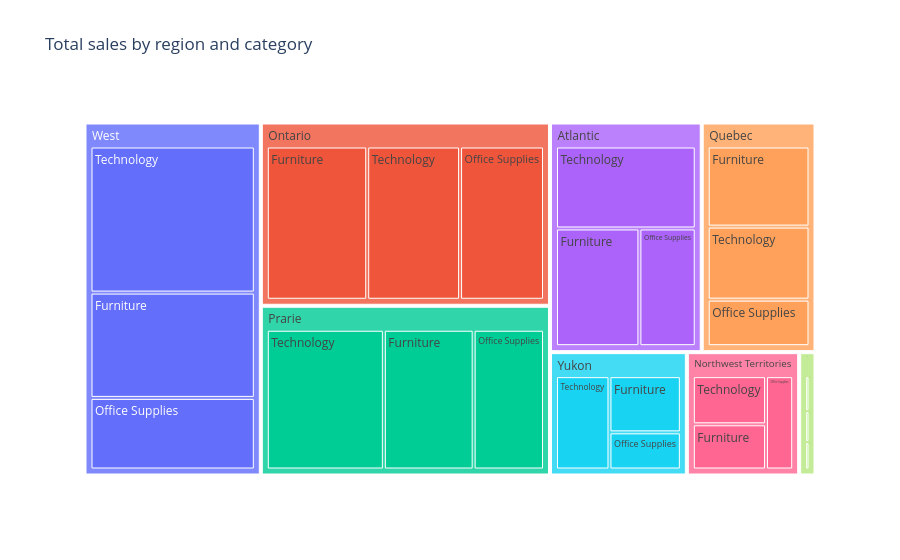

Here is the notebook cell this chart was saved with:
### Markdown cell above
This table already has everything a tree chart needs: a path (`region`, then `category`) and a value (`total_sales`). The only thing left is to hand it to a chart type built to show that nesting visually instead of as rows.

## 3. Treemap: nested rectangles

A **treemap** represents each item in the hierarchy as a rectangle, with area encoding the value. Rectangles are nested inside their parent's rectangle, so the whole chart is one large rectangle subdivided down through every level of the hierarchy.

### Code cell
# TODO: create a treemap of total sales by region and category, with the size of each rectangle representing the total sales
fig = px.treemap(
    region_category_sales,
    path=["region", "category"],
    width=800,
    height=600,
    values="total_sales",
    title="Total sales by region and category"
)
fig.show()

### Figure 1 — Plotly figure (JSON) as saved in the notebook; plotly's stock layout.template omitted (floating-point values rounded to 4 significant figures)
{"data": [{"branchvalues": "total", "domain": {"x": [0, 1], "y": [0, 1]}, "hovertemplate": "labels=%{label}<br>total_sales=%{value}<br>parent=%{parent}<br>id=%{id}<extra></extra>", "ids": ["Atlantic/Furniture", "Atlantic/Office Supplies", "Atlantic/Technology", "Northwest Territories/Furniture", "Northwest Territories/Office Supplies", "Northwest Territories/Technology", "Nunavut/Furniture", "Nunavut/Office Supplies", "Nunavut/Technology", "Ontario/Furniture", "Ontario/Office Supplies", "Ontario/Technology", "Prarie/Furniture", "Prarie/Office Supplies", "Prarie/Technology", "Quebec/Furniture", "Quebec/Office Supplies", "Quebec/Technology", "West/Furniture", "West/Office Supplies", "West/Technology", "Yukon/Furniture", "Yukon/Office Supplies", "Yukon/Technology", "Atlantic", "Northwest Territories", "Nunavut", "Ontario", "Prarie", "Quebec", "West", "Yukon"], "labels": ["Furniture", "Office Supplies", "Technology", "Furniture", "Office Supplies", "Technology", "Furniture", "Office Supplies", "Technology", "Furniture", "Office Supplies", "Technology", "Furniture", "Office Supplies", "Technology", "Furniture", "Office Supplies", "Technology", "Furniture", "Office Supplies", "Technology", "Furniture", "Office Supplies", "Technology", "Atlantic", "Northwest Territories", "Nunavut", "Ontario", "Prarie", "Quebec", "West", "Yukon"], "name": "", "parents": ["Atlantic", "Atlantic", "Atlantic", "Northwest Territories", "Northwest Territories", "Northwest Territories", "Nunavut", "Nunavut", "Nunavut", "Ontario", "Ontario", "Ontario", "Prarie", "Prarie", "Prarie", "Quebec", "Quebec", "Quebec", "West", "West", "West", "Yukon", "Yukon", "Yukon", "", "", "", "", "", "", "", ""], "type": "treemap", "values": [708700.0, 478500.0, 827100.0, 282800.0, 216800.0, 301200.0, 43550.0, 38620.0, 34220.0, 1110000.0, 927400.0, 1026000.0, 919200.0, 720100.0, 1198000.0, 605800.0, 351800.0, 552600.0, 1173000.0, 797500.0, 1627000.0, 335900.0, 222000.0, 418000.0, 2014000.0, 800800.0, 116400.0, 3063000.0, 2837000.0, 1510000.0, 3598000.0, 975900.0]}], "layout": {"legend": {"tracegroupgap": 0}, "title": {"text": "Total sales by region and category"}}}
